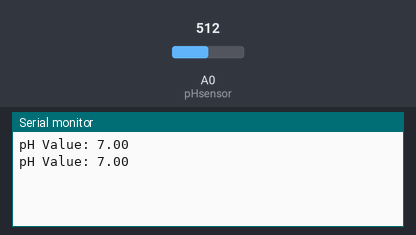
The sketch below on a simulated Arduino Uno, built with avr-gcc and run on an emulated ATmega328P. On the bench: the last lines printed to the serial monitor. The inputs (shaded band) are chosen by the test bench; at power-on: A0 (pHsensor) = 512.

Above: at 1.8 s.
1.9 s: A0 (pHsensor) set to 716
At 2.8 s:
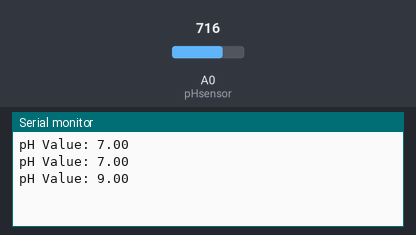
3.4 s: A0 (pHsensor) set to 900
At 4.7 s:
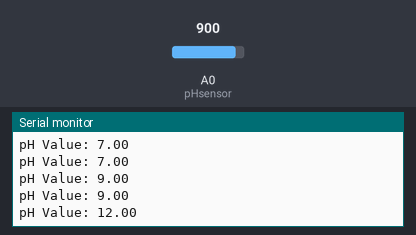
Timing chart, 0 to 6.4 s (numbered marks = the images above; inputs shaded):
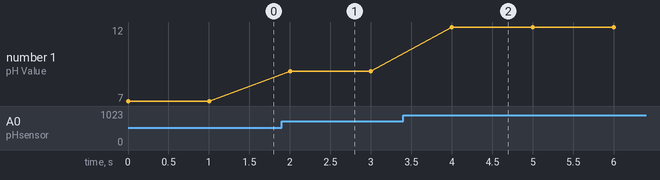

The sketch:

aeroponics.ino
```cpp
int pHsensor= A0, pHvalue=0;
void setup() {
  // put your setup code here, to run once:
  Serial.begin(9600);
  pinMode(pHsensor,INPUT);
}

void loop() {
  int sensorValue = analogRead(pHsensor);
  float pHValue = map(sensorValue, 0, 1023, 0, 14);
  Serial.print("pH Value: ");
  Serial.println(pHValue);
  delay(1000);
}
```

Measured:
- after the input at 1.9 s, the serial monitor: prints a new line after 0.10 s (image 1)
- after the input at 3.4 s, the serial monitor: prints a new line after 0.60 s (image 2)
- plotted number 1: 7 → 9 after the input at 1.9 s, 9 → 12 after the input at 3.4 s
